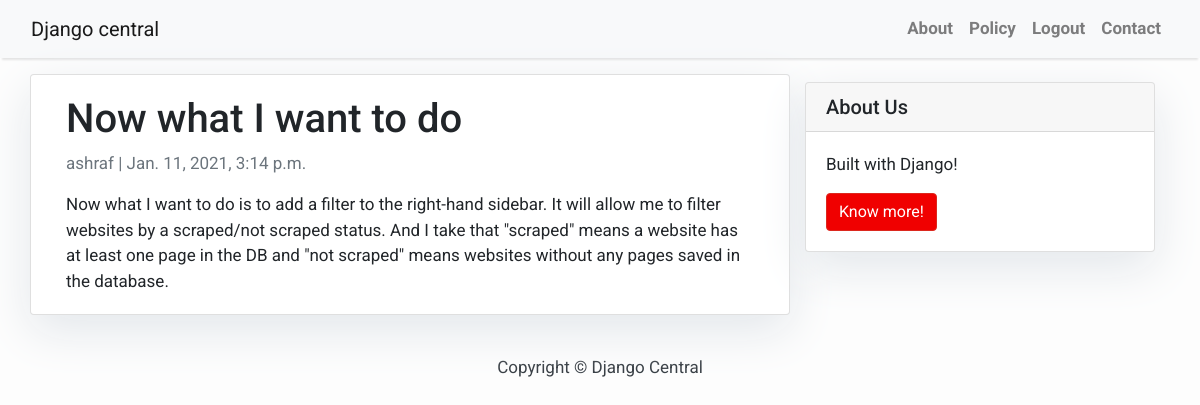
Screenshot of /blog/now-what-i-want-do/ (signed in) with the database file from the repository.
### blog/models.py (models this page shows, shortened)
class Post(models.Model):
    title = models.CharField(max_length=200, unique=True)
    slug = models.SlugField(max_length=200, unique=True)
    author  = models.ForeignKey(User, on_delete=models.CASCADE, related_name='blogs_post')
    updated_on = models.DateTimeField(auto_now=True)
    content = models.TextField()
    created_on = models.DateTimeField(auto_now=True)
    status = models.IntegerField(choices=STATUS, default=0)
    class meta:
        ordering = ['-created_on']

### blog/views.py (the view)
# urls.py: path('blog/<slug:slug>/', views.PostDetail.as_view(), name='post_detail'),
class PostDetail(DetailView):
    model = Post
    template_name = 'blog/post_detail.html'

### blog/templates/blog/post_detail.html
{% extends 'blog/base.html' %}
{% block content %}
<div class="container">
  <div class="row">
    <div class="col-md-8 card mb-4  mt-3 left  top">
      <div class="card-body">
        <h1>{% block title %} {{ object.title }} {% endblock title %}</h1>
        <p class=" text-muted">{{ post.author }} | {{ post.created_on }}</p>
        <p class="card-text ">{{ object.content | safe }}</p>
      </div>
    </div>
    {% block sidebar %} {% include 'blog/sidebar.html' %} {% endblock sidebar %}
  </div>
</div>
{% endblock content %}

### blog/templates/blog/base.html (style rules this page uses)
body { font-family: "Roboto", sans-serif; font-size: 17px; background-color: #fdfdfd; }

### blog/templates/blog/sidebar.html (style rules this page uses)
.card { box-shadow: 0 16px 48px #E3E7EB; }

### rows the page displays
Post: title "Now what I want to do", author "ashraf", created_on "Jan. 11, 2021, 3:14 p.m.", content "Now what I want to do is to add a filter to the right-hand sidebar. It will allow me to filter websites by a scraped/not scraped status. And I take that \"scraped\" means a website has at least one page in the DB and \"not scraped\" means websites without any pages saved in the database."
